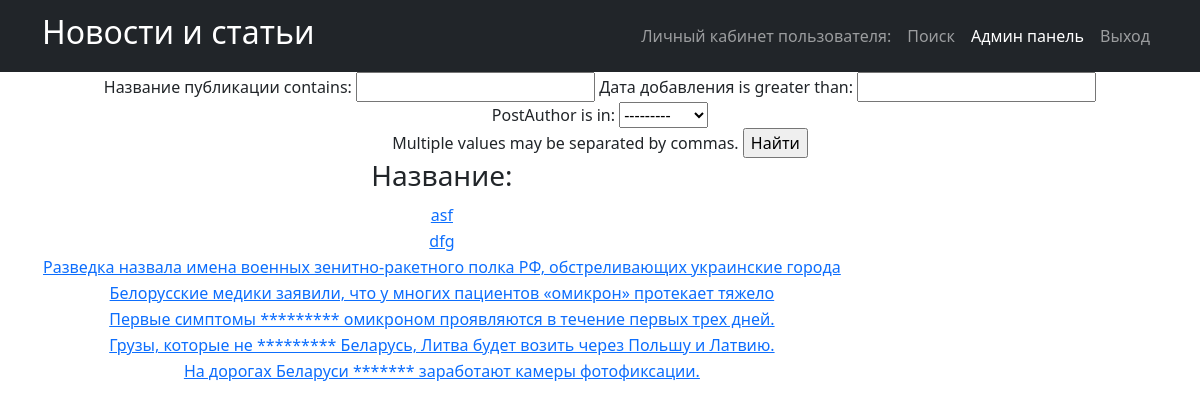
The app's page /news/search/ with its own data.
### news_portal/models.py (models this page shows, shortened)
class Post(models.Model):
    PostAuthor = models.ForeignKey(Author, on_delete=models.CASCADE)
    NEWS = 'NW'
    ARTICLE = 'AR'
    CATEGORIES = [
        ('NW', 'Новость'),
        ('AR', 'Статья')
    ]
    categoryType = models.CharField(max_length=2, choices=CATEGORIES)
    pubData = models.DateTimeField('дата добавления', auto_now_add=True)
    postCategory = models.ManyToManyField(Category, through='postCategory')
    postTitle = models.CharField('название публикации', max_length=255)
    postText = models.TextField('текст публикации')
    postRating = models.SmallIntegerField('рейтинг публикации', default=0)

### news_portal/views.py (the view)
# urls.py: path('search/', Postsearch.as_view()),
class Postsearch(ListView):
    model = Post
    template_name = 'search.html'
    context_object_name = 'news'
    queryset = Post.objects.order_by('-id')
    paginate_by = 1
    def get_context_data(self, **kwargs):
        context = super().get_context_data(**kwargs)
        context['filter'] = News_filter(self.request.GET, queryset=self.get_queryset())
        return context

### news_portal/models.py (called while the page is built)
    def __str__(self):
        return f'{self.authorUser.username}'

### news_portal/templatetags/censor.py (called while the page is built)
@register.filter(name='censor')
def censor(value):
    text = value.split()
    for word in text:
        if word.lower() in CENSOR:
            value = value.replace(word, '*' * len(word))
    return value

### templates/search.html (shortened to what this page needs)
{% extends 'flatpages/default.html' %}
{% load censor %}
{% block content %}
<form method="GET">
    {{ filter.form }}
    <input type="submit" value="Найти">
</form>
<table>
    <thead>
    <th>
    <h3>Название:</h3>
    </th>
    </thead>
      {% for new in filter.qs %}
    <tr>
    <td>
        <a href="{% url 'post_detail' new.id %}">{{ new.postTitle|censor }}</a>
    </td>
</tr>
    {% endfor %}
</table>
{% endblock content %}

### records on screen
Post: postTitle|censor "asf"
Post: postTitle|censor "dfg"
Post: postTitle|censor "Разведка назвала имена военных зенитно-ракетного полка РФ, обстреливающих украинские города"
Post: postTitle|censor "Белорусские медики заявили, что у многих пациентов «омикрон» протекает тяжело"
Post: postTitle|censor "Первые симптомы ********* омикроном проявляются в течение первых трех дней."
Post: postTitle|censor "Грузы, которые не ********* Беларусь, Литва будет возить через Польшу и Латвию."
Post: postTitle|censor "На дорогах Беларуси ******* заработают камеры фотофиксации."
